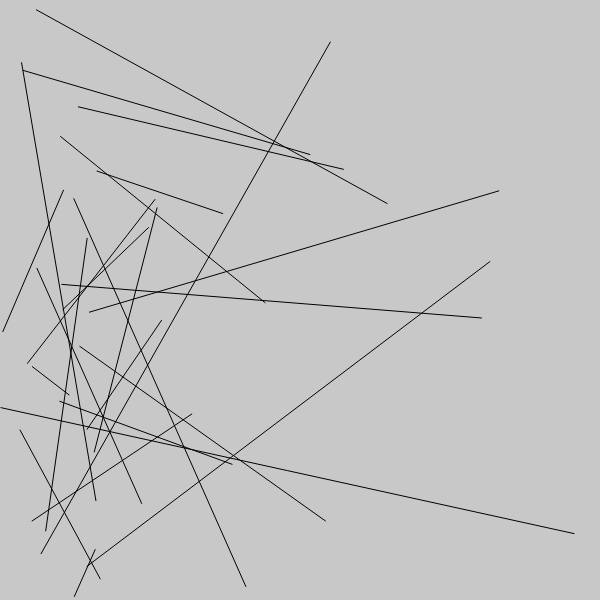
Frame 1 (no input)
Frame 60 (no input): identical to frame 1, image omitted
Frame 120 (the mouse pressed at the canvas centre since frame 60): identical to frame 1, image omitted

The p5.js sketch that drew this single still picture (run headless with seeded random() and noise() and a simulated clock; from frame 60 on, the mouse is pressed at the canvas centre):

// p5.js sketch
// ── sketch.js


function setup() {
  createCanvas(600, 600);
}

function draw() {
  background(200,200,200)
  
  randomSeed(99)
  for (let i = 0; i < 25; i++) {
    let x1= random(100)
    let x2= random(600)
    let y1= random (600)
    let y2= random (600)

stroke(0,0,0)    
line(x1,y1,x2,y2)
  }
}


  
